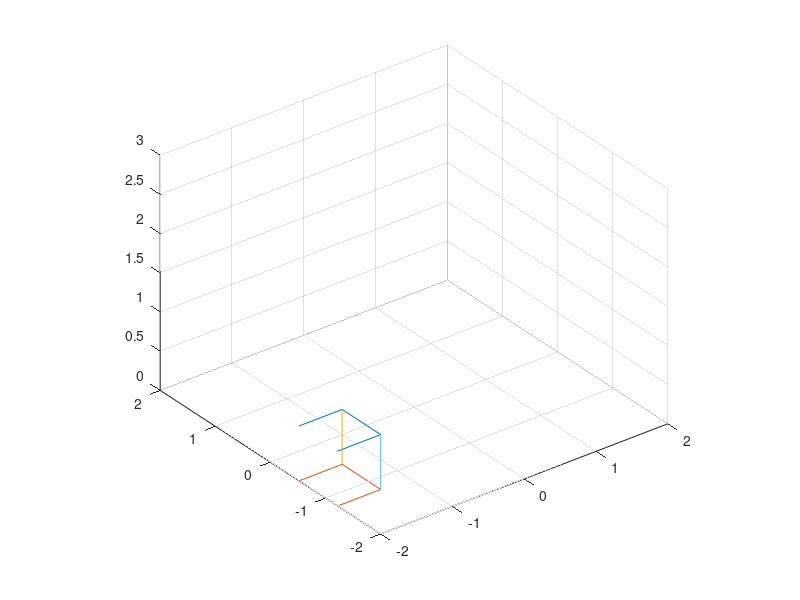

Here is the MATLAB script that generated this plot: (Note: this script raises an error after producing the figure.)
%Trying to get orientation control working


%hover
gains.kp_x = 0.35/(0.7^2);
gains.kd_x = 0.35/(0.7);
gains.kp_y = 0.35/(0.7^2);
gains.kd_y = 0.35/(0.7);
gains.kp_z = 20/(0.3^2);
gains.kd_z = 20/(0.3);
gains.ki_x = .5*0.35/(0.7);
gains.ki_y = .5*0.35/(0.7);
gains.ki_z = .5*20/(0.3);

soft_gains.kp_x = 0.35/(1.5^2);
soft_gains.kd_x = 0.35/(1.5);
soft_gains.kp_y = 0.35/(1.5^2);
soft_gains.kd_y = 0.35/(1.5);
soft_gains.kp_z = 20/(0.4^2);
soft_gains.kd_z = 20/(0.4);
soft_gains.ki_x = .3*0.35/(0.7);
soft_gains.ki_y = .3*0.35/(0.7);
soft_gains.ki_z = .3*20/(0.3);

box = [-1.75 -.87 .7];

%draw cube for scale reference 
figure(2)
hold off
plot3(box(1)+[.35 .35 -.35 -.35 .35], box(2) + [.35 -.35 -.35 .35 .35], [.7 .7 .7 .7 .7])
axis equal
hold on
plot3(box(1)+[.35 .35 -.35 -.35 .35], box(2) + [.35 -.35 -.35 .35 .35], [0 0 0 0 0])
plot3(box(1)+[.35 .35], box(2) + [.35 .35], [0 .7])
plot3(box(1)-[.35 .35], box(2) + [.35 .35], [0 .7])
plot3(box(1)-[.35 .35], box(2) - [.35 .35], [0 .7])
plot3(box(1)+[.35 .35], box(2) - [.35 .35], [0 .7])


axis([-2 2 -2 2 0 3]);
grid on
hold off


%TODO - draw net for reference


% tester quad

tester=no_quad();


start=[-1.75 -.87 1.3 0];

curr_state=init_curr_state_tester(tester,start);



speed = .8;
accel = .4;



%%

b_step={@key_press,'b',@n_plus,1};
zero = {@zero_thrust,gains,@n_no,1, @key_press, 's',@n_plus,1};
hover={@xyz_hover, gains, [],@n_no,1, @key_press, 'space',@n_plus,1};


start=[-1.75 -.87 1.3 0];

land = [-1.8 -.87 .9];

bottom=[0,0,1.5,0];

top = [1 0 3 0];

fudge=.3;

target_top = top + ((top-bottom).*fudge);

z_mid=2.3;

man_accel = 1.2;
man_speed = 2.2;

theta_cmd=-55*pi/180;
thrust_cmd=40;



clear states
states = [...
    create_state(zero{:},...
        @orientation,'phi','below',-25*pi/180,@n_plus,1);...
    
    %start hovering
    create_state(hover{:});...
    
    %goto bottom and hover
    create_state(@xyz_vel, gains, bottom, 'speed', speed,'accelrate', accel,@n_plus,1, b_step{:});...
    create_state(hover{:});...
    
    
    %go to top with man_speed and man_accel
    create_state(@xyz_vel, gains, top, 'speed', man_speed,'accelrate', man_accel,@n_plus,1,...
        @orientation,'z_est','over',z_mid,@n_plus,1,...
        b_step{:});...

    create_state(@xyz_vel, gains, target_top, 'speed', man_speed,'theta_cmd',theta_cmd,'thrust_cmd',thrust_cmd,@n_plus,2,...
        @orientation,'z_est','over', 3            ,@n_plus,1,...
        @orientation,'z_est','under', 2.2             ,@n_plus,1,...
        @orientation,'theta','under',  theta_cmd+10*pi/180     ,@n_plus,1 );...
        
    create_state(@xyz_vel, gains, target_top, 'speed', man_speed,'theta_cmd',0,'thrust_cmd',60,@n_plus,1,...
        @ec_timer,.3,@n_plus,1,...
        @orientation,'z_est','under', 2             ,@n_plus,1,...
        @orientation,'theta','over',  0*pi/180     ,@n_plus,1 );...

    
    %restabilize with soft gains
    create_state(@xyz_hover, soft_gains, [],@n_no,1, @key_press, 'space',@n_plus,1);...

    
    create_state(@xyz_vel, gains, bottom, 'speed', speed,'accelrate', accel,@n_plus,1, b_step{:});...

    
    create_state(@xyz_hover, gains, [],@n_no,1, @key_press, 'space',@n_plus,1,@key_press,'r',@n_minus,5);...

    
    %go back to start and hover
    create_state(@xyz_vel, gains, land, 'speed', speed,'accelrate', accel,@n_plus,1, b_step{:});...
    create_state(hover{:},...
        @orientation,'z_est','over',1.1,@n_plus,1);...
    
    %zero thrust and end after .5 seconds
    create_state(zero{:},@ec_timer,.2,@n_plus,1);...
        
        
    ];



%%
figure(1)
[x,y,h] = state_graph(states,'matlab');
figure(2)


%%
run_states(tester,curr_state   , states, @sim_update,.001,'~/Desktop/perch_sim',h);



      
%% mike

vicon=start_vicon
mike=start_quad('Mike',vicon)



%%
curr_state=init_curr_state_vicon(mike,vicon)
pause()
run_states(mike,curr_state, states, @vicon_update,vicon,'perch_test_v2');

kill_thrust_quad(mike)

%%
kill_thrust_quad(mike)

stop_quad(mike)
stop_vicon(vicon)

%%
hold on
    curr_state=vicon_update(mike,curr_state,vicon)
     curr_state.plot_handle=plot_quad(curr_state);

